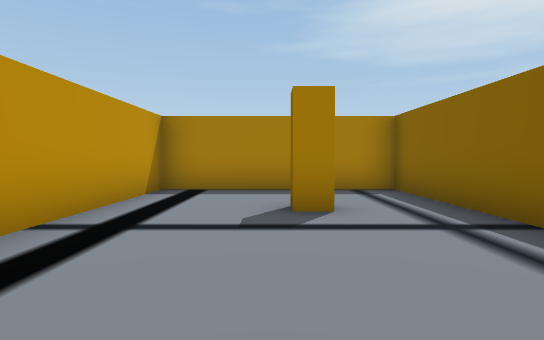
[1] (above)

18 first-person views from a walk through a 3-D level made in the Unity game engine. The camera is 1.3 m above the floor, tilts 2° down and sees 75° across. The floor is counted in squares, 2 m on a side. Each view is taken from the middle of a square. On the plan, view 1 faces up. The plan holds only what a view shows up to about 10 squares ahead; the rest is blank. The place goes on beyond the plan. Some animated figures are not drawn. Door leaves are left out, so doorways stand open. Some surface patterns are stand-ins.

[2]
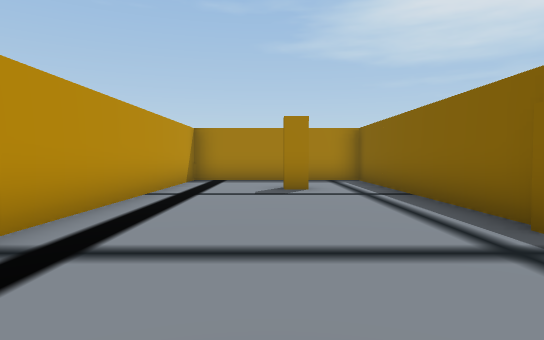

[3]
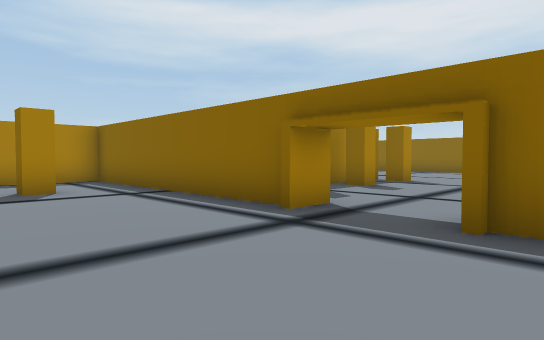

[4]
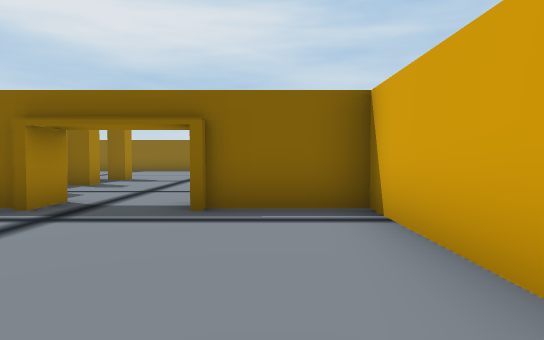

[5]
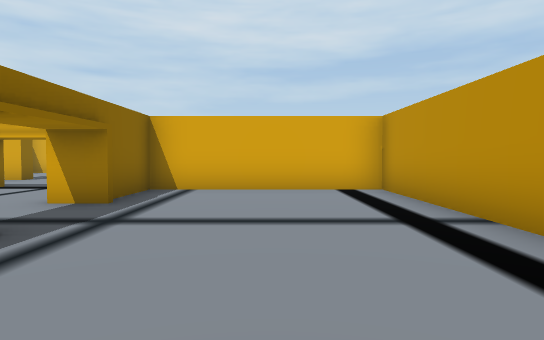

[6]
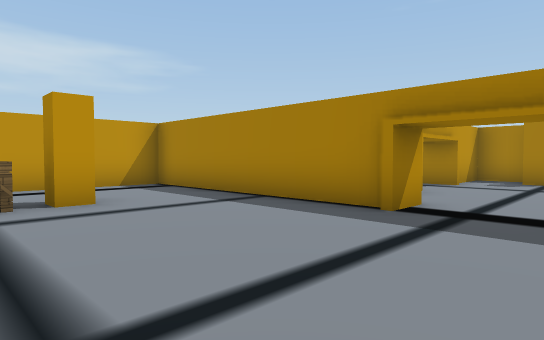

[7]
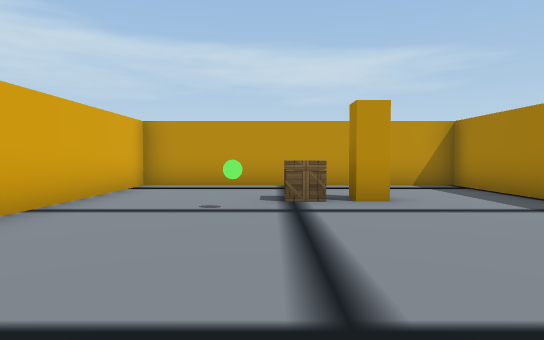

[8]
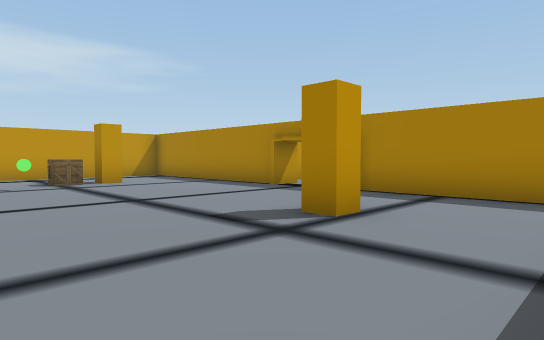

[9]
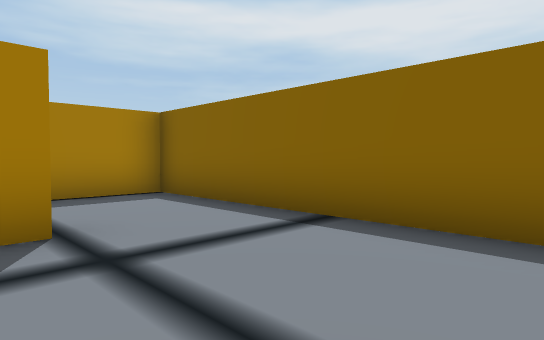

[10]
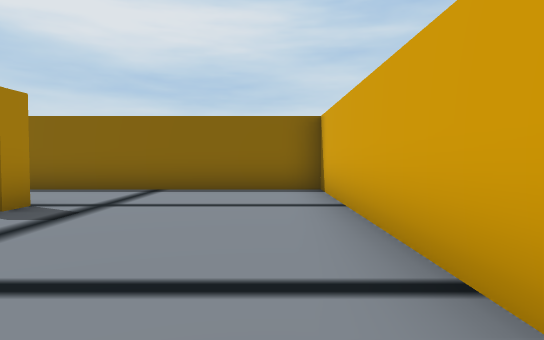

[11]
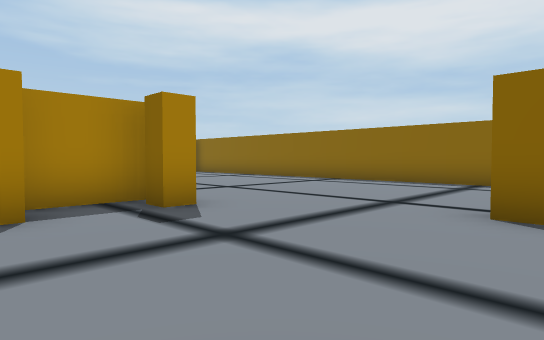

[12]
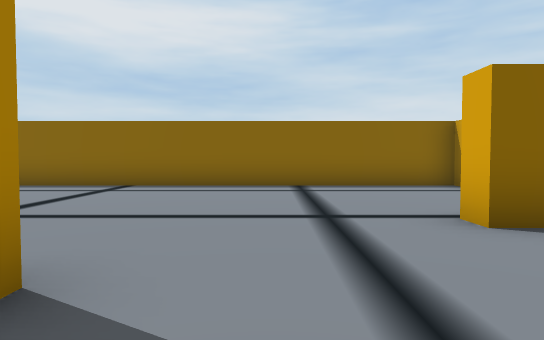

[13]
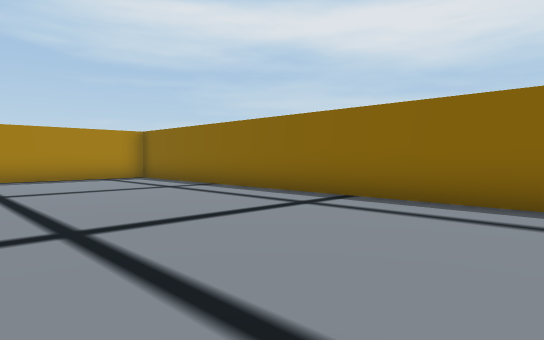

[14]
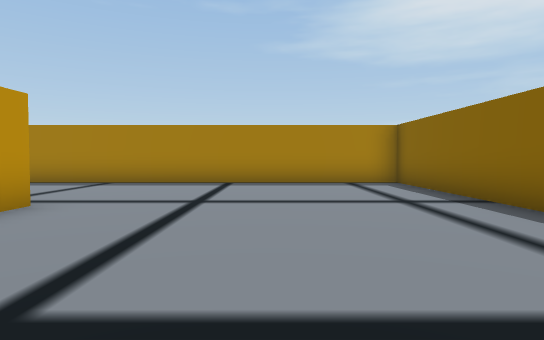

[15]
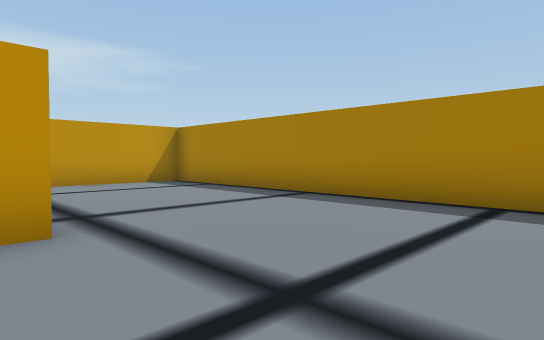

[16]
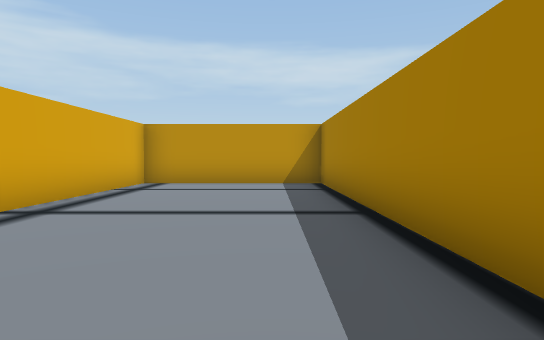

[17]
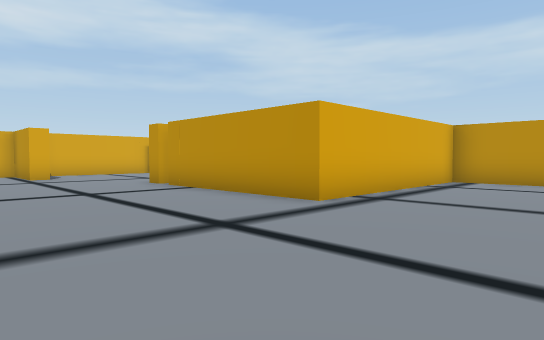

[18]
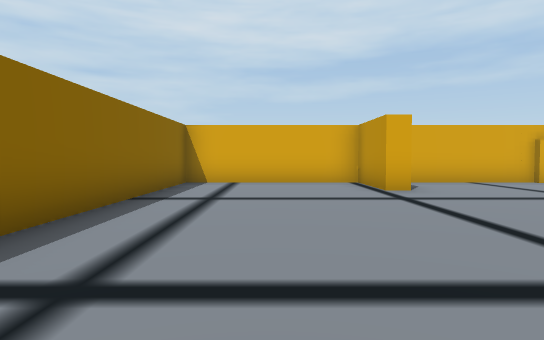

### Floor plan
Points are (right, up) in squares from view 1. A wall is a line through its corners. A room is listed if a view was taken in it or the views show most of it. See-through windows are left out.
Room 1 (views 1, 2, 3, 4, 5)
walls: (2.5, 0.3) (2.5, 7.2) (-2.2, 7.2) (-2.2, -4.3) (2.5, -4.3) (2.5, -2.1)
ways out: opening at (3, -1.5) to room 3
objects: other object (0, 4) to (1, 5)
Room 2 (views 6, 7, 8, 9, 10)
walls: (3.9, -4.7) (-2.2, -4.7) (-2.2, -12) (2.1, -12); (4, -4) (4, -5); (4.2, -12) (10.3, -12) (10.3, -4.7) (6.2, -4.7)
ways out: opening at (5, -4) to room 3; open door at (-1.5, -9.5)
objects: crate (0, -8); other object (0, -7) to (1, -7); green ball (1, -9); other object (7, -8) to (8, -7)
Room 3 (views 11, 12, 13, 14, 15, 16, 17, 18)
walls: (4.1, 2.2) (3, 2.2) (3, 0.8); (10.3, -2.6) (10.3, -2) (10.7, -2) (10.7, -4.3) (15.3, -4.3) (15.3, 11.3) (3, 11.3) (3, 6.8) (8.7, 6.8) (8.7, 2.2) (6.2, 2.2); (3.2, 0) (2.2, 0); (6.1, -4.3) (9.4, -4.3); (2.2, -2) (3.2, -2)
ways out: opening at (3, -1.5) to room 1; opening at (5, -4) to room 2
objects: other object (4, 1) to (5, 2); other object (6, 1) to (7, 2); other object (8, 1) to (9, 2)

Where each view was taken, in squares from view 1:
view 1: 0 up, 0 right, facing up
view 2: 3 down, 0 right, facing up
view 3: 3 down, 1 left, facing up-right
view 4: 3 down, 2 left, facing right
view 5: 3 up, 0 right, facing down
view 6: 9 down, 6 right, facing up-left
view 7: 9 down, 6 right, facing left
view 8: 11 down, 10 right, facing up-left
view 9: 11 down, 7 right, facing up-right
view 10: 11 down, 3 right, facing right
view 11: 3 down, 6 right, facing up-right
view 12: 0 up, 7 right, facing right
view 13: 0 up, 10 right, facing up-right
view 14: 2 up, 12 right, facing up
view 15: 6 up, 12 right, facing up-left
view 16: 10 up, 12 right, facing left
view 17: 10 up, 13 right, facing down-left
view 18: 5 up, 13 right, facing down
